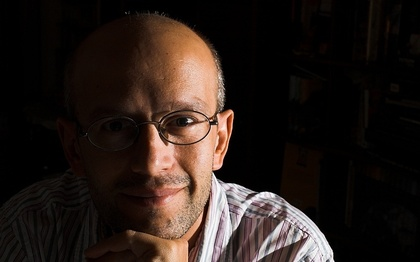
%> input picture PROY5_TransformacionesDominio/foto.jpg, 420 x 262 px, shrunk from 800 x 500 before the run
$ octave lab5_script2.m   (GNU Octave 9; MATLAB toolbox functions it lacks are replaced by stand-ins)
%> lines starting %> are read from the running program, lines starting %| are printed output that depends on the picture
%> further down, im is the input picture: size 262x420x3 uint8; mean R, G, B 41.1, 30.8, 26.1
### PROY5_TransformacionesDominio/interpola.m
function im = interpola(im,P)
[N,M,s]=size(im);
%> N = 262; M = 420; s = 3
im=double(im); % Ahora deja las cosas como est醤
%> im: size 262x420x3 double

Xi = zeros(N,M);
Yi = zeros(N,M);

for k = 1:N,
    for j = 1:M,
      vec = [j k 1]'; % hallamos vector de coordenadas homog閚eas.
      vec = P*vec; % aplicamos P al vector

      Xi(k,j) = vec(1)/vec(3); % normalizamos x
      Yi(k,j) = vec(2)/vec(3); % normalizamos y y luego lo guardamos en nuestras matrices

    end
end
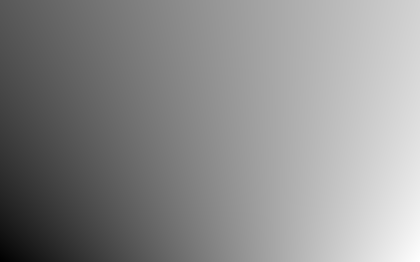
%> Xi: size 262x420 double; min 31.19, max 295, mean 177; drawn with min black and max white
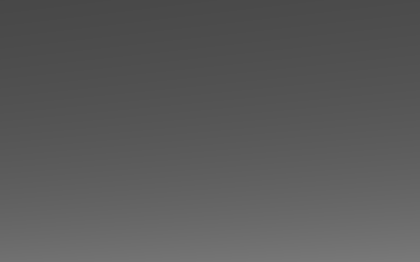
%> Yi: size 262x420 double; min 71.96, max 121.4, mean 90.4

im2(:,:,1) = interp2(im(:,:,1),Xi,Yi,'bilinear');
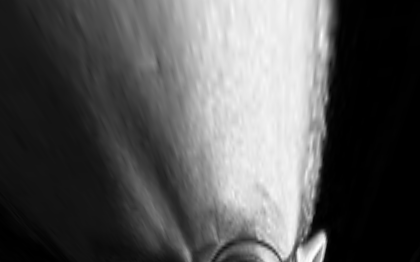
%> im2: size 262x420 double; min 0, max 255, mean 86.8
im2(:,:,2) = interp2(im(:,:,2),Xi,Yi,'bilinear');
im2(:,:,3) = interp2(im(:,:,3),Xi,Yi,'bilinear');
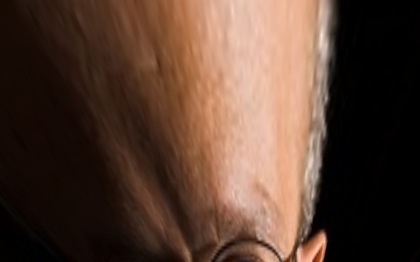
%> im2: size 262x420x3 double; mean R, G, B 86.8, 62.2, 49.1

im = uint8(im2);
%> im: size 262x420x3 uint8

return

### PROY5_TransformacionesDominio/lab5_script2.m
P = [0.2997 -0.4120 122.4903;
0.0094 -0.0688 71.8727;
0.0000 -0.0020 1.0000];

im = imread('foto.jpg');
figure(1); image(im);
im = interpola(im,P);

figure(2); image(im);

$ run again, with PROY5_TransformacionesDominio/angelina.jpg copied over PROY5_TransformacionesDominio/foto.jpg
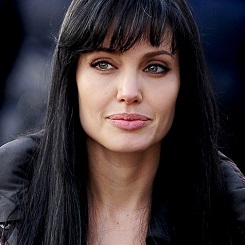
%> input picture PROY5_TransformacionesDominio/angelina.jpg, 245 x 245 px
%> im is the input picture: size 245x245x3 uint8; mean R, G, B 59.5, 49.9, 52.8
%> after the loop in interpola, `for k = 1:N,`:
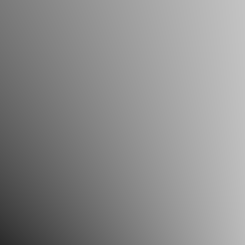
%> Xi: size 245x245 double; min 42.84, max 195.9, mean 141.8
%> in interpola, `im2(:,:,3) = interp2(im(:,:,3),Xi,Yi,'bilinear');`:
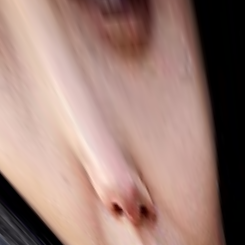
%> im2: size 245x245x3 double; mean R, G, B 157.6, 127, 118.1
